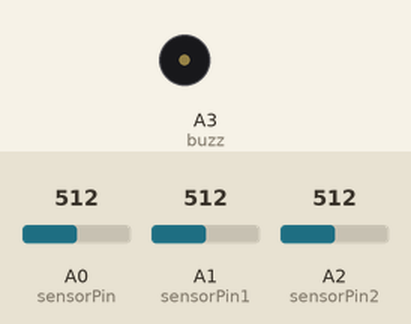
Simulated run of this sketch. Board: Arduino Uno, built with avr-gcc and run on an emulated ATmega328P. Parts: buzzer (waves = sounding, pin HIGH). The test bench sets the inputs (shaded band); at power-on: A2 (sensorPin2) = 512, A0 (sensorPin) = 512, A1 (sensorPin1) = 512. What the sketch prints to the serial monitor is not drawn.

Above: at 0.1 s.
At 1.7 s:
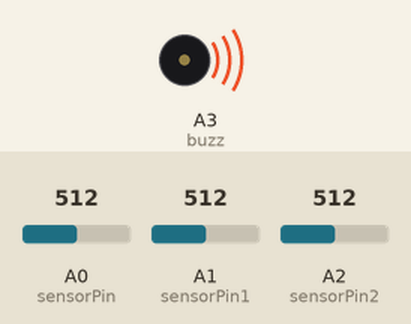
1.8 s: A2 (sensorPin2) set to 490
At 3.4 s:
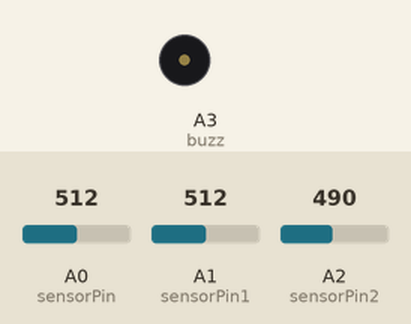
Timing chart, 0 to 5.0 s (numbered marks = the images above; inputs shaded):
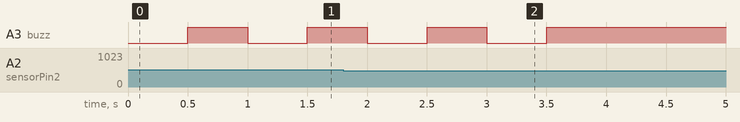

The sketch:

smartblindstick.ino
```cpp
int sensorPin=A0;//ir
int sensorValue = 0;
int sensorPin1=A1; //water
int sensorValue1 = 0;
int sensorPin2=A2; //switch
int sensorValue2 = 0;
const int buzz=A3;
int a=0;
int i=0;
char inChar=0;
void setup() {
  pinMode(buzz,OUTPUT);
   digitalWrite(buzz,LOW);
   Serial.begin(9600);

  delay(500);

}

void loop() {
   sensorValue = analogRead(sensorPin);
  sensorValue1 = analogRead(sensorPin1);
   sensorValue2 = analogRead(sensorPin2);

 if(sensorValue < 500  )
  {

 digitalWrite(buzz,HIGH);
  delay (1000);


    }
    else {digitalWrite(buzz,LOW); }

   if(sensorValue1 > 200  )
 {
 digitalWrite(buzz,HIGH);
  delay (500);

 digitalWrite(buzz,LOW);
  delay (500);
  }
  if(sensorValue2 < 500  )
  {

    digitalWrite(buzz,HIGH);
     Serial.print("Emergency, Please help me - Copy the lat/long value and search it on google map - 20.586188,86.5616671");
  delay (10000);

    }
  }
```

Measured:
- after the input at 1.8 s, A3 (buzz): goes on until 3.5 s, then stays HIGH
